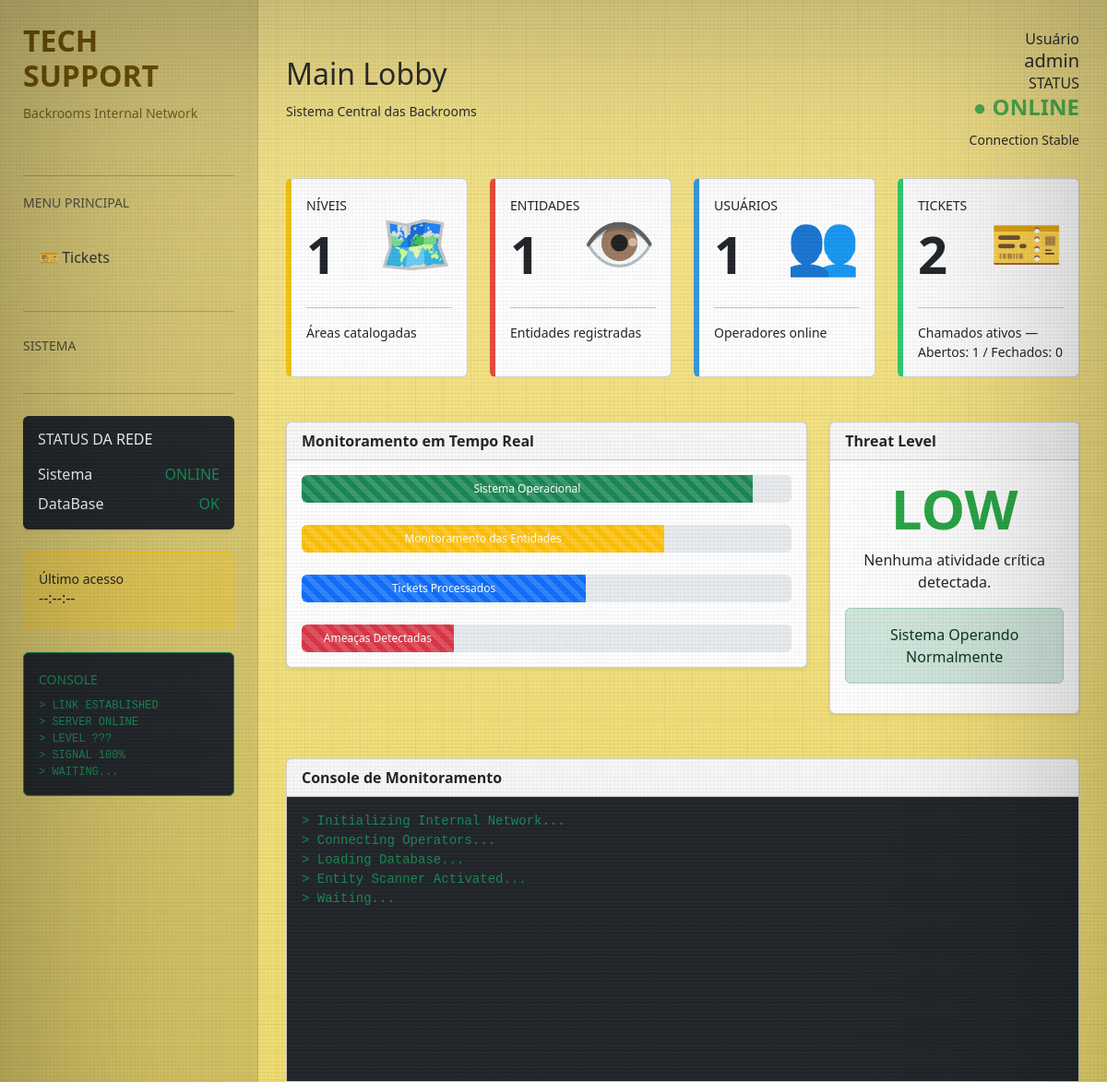
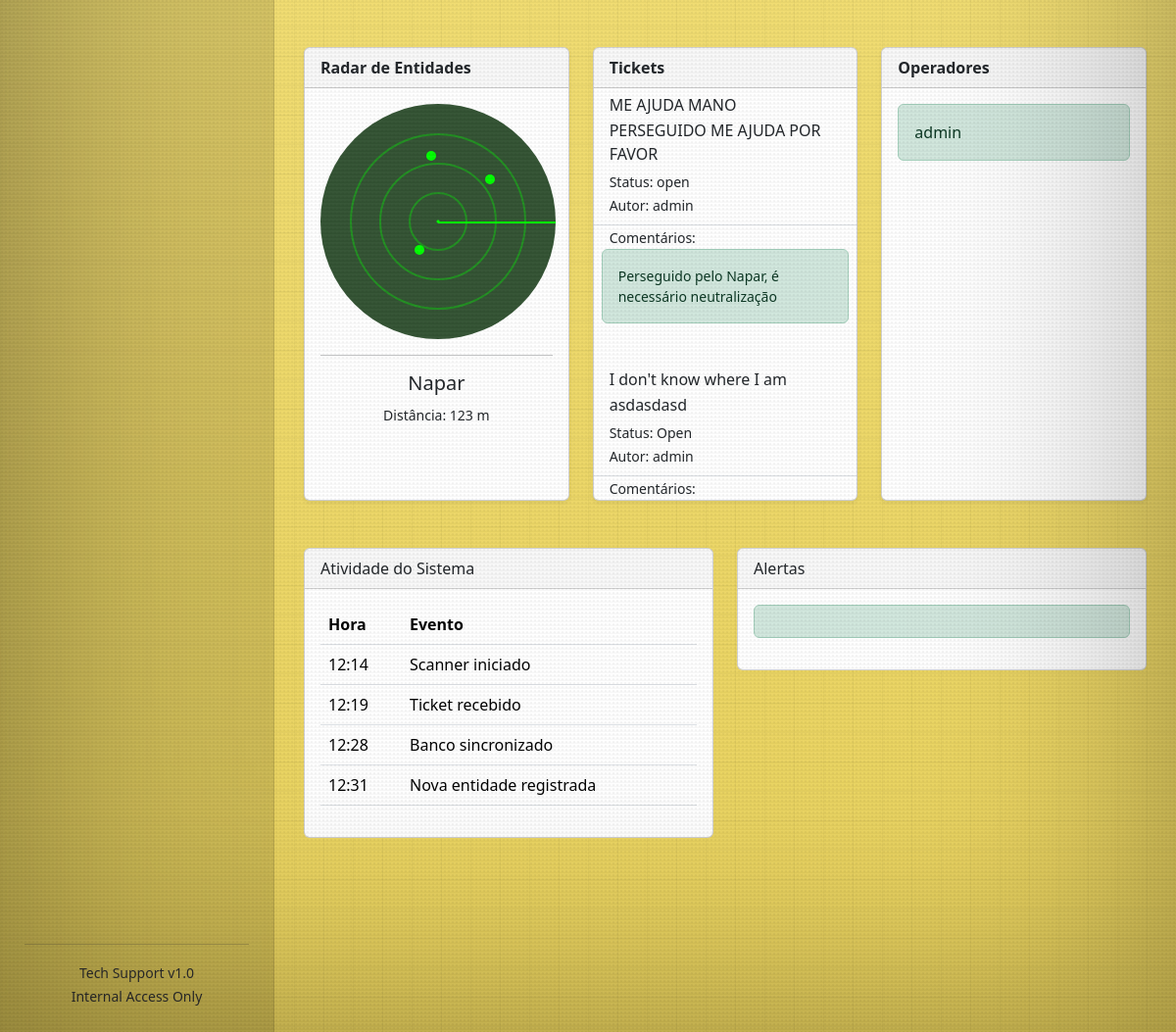
/mainlobby/ (signed in), run on an earlier commit of the app's database (2 pictures, top to bottom).
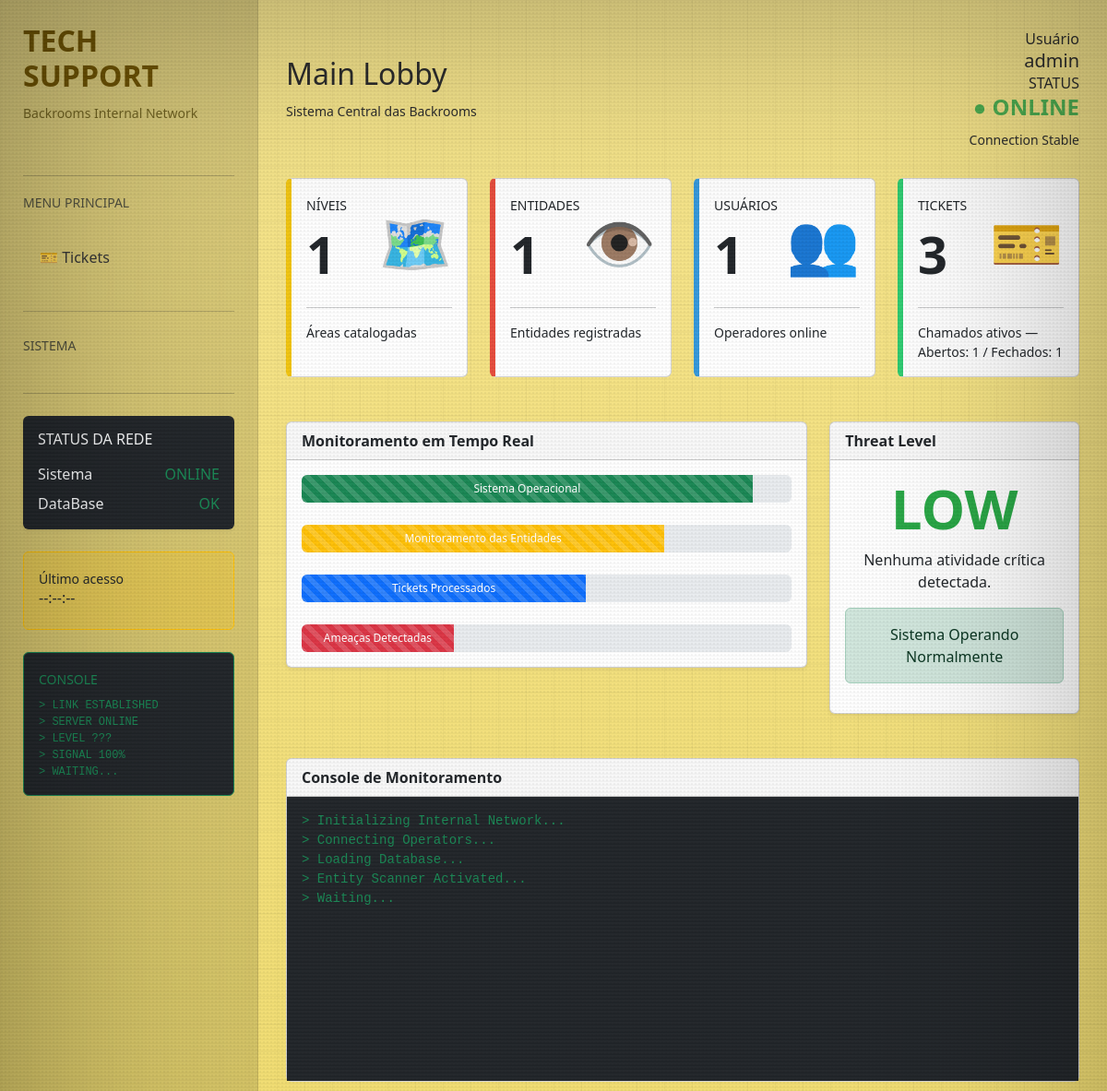
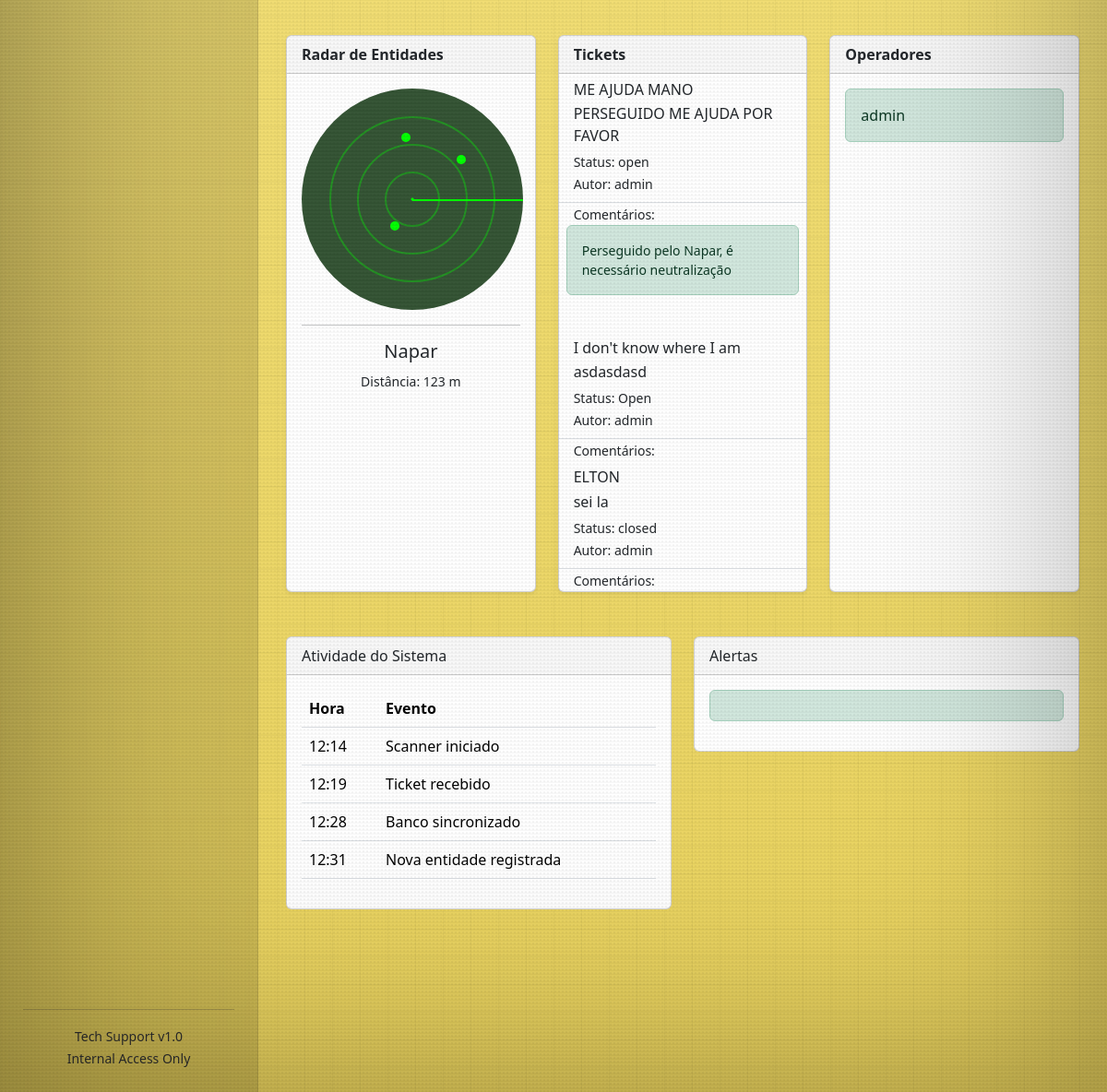
And on a later commit of the database (2 pictures, top to bottom).
### techsupport/models.py (models this page shows, shortened)
class Entities(models.Model):
    name = models.CharField(max_length=50)
    description = models.TextField()
    room_levels = models.ForeignKey('Levels', related_name='entities', on_delete=models.CASCADE, null=True, blank=True)

class Ticket(models.Model):
    title = models.CharField(max_length=200)
    description = models.TextField()
    created_at = models.DateTimeField(auto_now_add=True)
    updated_at = models.DateTimeField(auto_now=True)
    status = models.CharField(max_length=20, default='open')
    priority = models.CharField(max_length=20, default='medium')
    assigned_to = models.ForeignKey(User, on_delete=models.SET_NULL, null=True, blank=True)

class Comment(models.Model):
    ticket = models.ForeignKey(Ticket, on_delete=models.CASCADE, related_name='comments')
    author = models.ForeignKey(User, on_delete=models.SET_NULL, null=True, blank=True)
    content = models.TextField()
    created_at = models.DateTimeField(auto_now_add=True)

### techsupport/views.py (the view)
# urls.py: path('mainlobby/', mainlobby, name='mainlobby'),
@login_required(login_url='/admin/login')
def mainlobby(request):
    dashboard_data = {
        'levels_count': Levels.objects.count(),
        'entities_count': Entities.objects.count(),
        'users_count': User.objects.count(),
        'total_tickets': Ticket.objects.count(),
        'open_tickets': Ticket.objects.filter(status='open').count(),
        'closed_tickets': Ticket.objects.filter(status='closed').count(),
        'entity_name': Entities.objects.first().name if Entities.objects.exists() else 'N/A',
        'recent_tickets': Ticket.objects.prefetch_related('comments').all(),
        'authors': {comment.author.username if comment.author else 'Unknown' for comment in Comment.objects.all()},
    }
    return render(request, 'techsupport/mainlobby.html', {'dashboard_data': dashboard_data})

### techsupport/templates/techsupport/mainlobby.html (shortened to what this page needs)
{% load static %}
<!DOCTYPE html>
<html lang="pt-BR">
<head>
    <link href="https://cdn.jsdelivr.net/npm/bootstrap@5.3.3/dist/css/bootstrap.min.css" rel="stylesheet">
</head>
<body>
    <div class="backrooms-pattern"></div>
    <div class="scanlines"></div>
    <div class="noise"></div>
    <div class="vignette"></div>
    <div class="dashboard-wrapper">
        <aside class="sidebar">
            <div class="logo">
                <h2>TECH SUPPORT</h2>
                <small>Backrooms Internal Network</small>
            </div>
            <hr>
            <div class="mb-4">
                <small class="text-muted">MENU PRINCIPAL</small>
            </div>
            <nav>
                <a href="{% url 'ticketing' %}" class="menu-item">🎫 Tickets</a>
            </nav>
            <hr class="my-4">
            <div class="mb-3"><small class="text-muted">SISTEMA</small></div>
            <hr class="my-4">
            <div class="card shadow-sm border-0 bg-dark text-light">
                <div class="card-body">
                    <h6 class="mb-3">STATUS DA REDE</h6>
                    <div class="d-flex justify-content-between"><span>Sistema</span><span
                            class="text-success">ONLINE</span></div>
                    <div class="d-flex justify-content-between mt-2"><span>DataBase</span><span
                            class="text-success">OK</span></div>
                </div>
            </div>
            <div class="mt-4">
                <div class="card bg-warning bg-opacity-25 border-warning">
                    <div class="card-body">
                        <small>Último acesso</small>
                        <h6 id="clock">--:--:--</h6>
                    </div>
                </div>
            </div>
            <div class="mt-4">
                <div class="card bg-dark text-success border-success">
                    <div class="card-body">
                        <small>CONSOLE</small>
                        <pre class="mb-0 mt-2" style="font-size:12px;">
> LINK ESTABLISHED
> SERVER ONLINE
> LEVEL ???
> SIGNAL 100%
> WAITING...
</pre>
                    </div>
                </div>
            </div>
            <div class="mt-auto pt-4">
                <hr>
                <div class="text-center">
                    <small>
                        Tech Support v1.0
                        <br>
                        Internal Access Only
                    </small>
                </div>
            </div>
        </aside>
        <main class="main-content">
            <div class="topbar">
                <div>
                    <h2>Main Lobby</h2>
                    <small>Sistema Central das Backrooms</small>
                </div>
                <div class="system-status">
                    <div>Usuário</div>
                    <h5 class="mb-0">{{ request.user.get_full_name|default:request.user.username }}</h5>
                    <div>STATUS</div>
                    <h4 class="online">● ONLINE</h4>
                    <small>Connection Stable</small>
                </div>
            </div>
            <div class="row g-4">
                <div class="col-lg-3 col-md-6">
                    <div class="card dashboard-card level-card h-100">
                        <div class="card-body">
                            <div class="d-flex justify-content-between align-items-center">
                                <div>
                                    <small class="text-uppercase">Níveis</small>
                                    <h1 class="display-4 fw-bold mt-2">{{ dashboard_data.levels_count|default:"0" }}
                                    </h1>
                                </div>
                                <div class="display-3">🗺️</div>
                            </div>
                            <hr>
                            <div class="small">Áreas catalogadas</div>
                        </div>
                    </div>
                </div>
                <div class="col-lg-3 col-md-6">
                    <div class="card dashboard-card entity-card h-100">
                        <div class="card-body">
                            <div class="d-flex justify-content-between align-items-center">
                                <div>
                                    <small class="text-uppercase">Entidades</small>
                                    <h1 class="display-4 fw-bold mt-2">{{ dashboard_data.entities_count|default:"0" }}
                                    </h1>
                                </div>
                                <div class="display-3">👁️</div>
                            </div>
                            <hr>
                            <div class="small">Entidades registradas</div>
                        </div>
                    </div>
                </div>
                <div class="col-lg-3 col-md-6">
                    <div class="card dashboard-card user-card h-100">
                        <div class="card-body">
                            <div class="d-flex justify-content-between align-items-center">
                                <div>
                                    <small class="text-uppercase">Usuários</small>
                                    <h1 class="display-4 fw-bold mt-2">{{ dashboard_data.users_count|default:"0" }}
                                    </h1>
                                </div>
                                <div class="display-3">👥</div>
                            </div>
                            <hr>
                            <div class="small">Operadores online</div>
                        </div>
                    </div>
                </div>
                <div class="col-lg-3 col-md-6">
                    <div class="card dashboard-card ticket-card h-100">
                        <div class="card-body">
                            <div class="d-flex justify-content-between align-items-center">
                                <div>
                                    <small class="text-uppercase">Tickets</small>
                                    <h1 class="display-4 fw-bold mt-2">{{ dashboard_data.total_tickets|default:"0" }}
                                    </h1>
                                </div>
                                <div class="display-3">🎫</div>
                            </div>
                            <hr>
                            <div class="small">Chamados ativos — Abertos: {{ dashboard_data.open_tickets|default:"0" }}
                                / Fechados: {{ dashboard_data.closed_tickets|default:"0" }}</div>
                        </div>
                    </div>
                </div>
            </div>
            <div class="row mt-5">
                <div class="col-lg-8">
                    <div class="card shadow-sm">
                        <div class="card-header"><strong>Monitoramento em Tempo Real</strong></div>
                        <div class="card-body">
                            <div class="progress mb-4" style="height:30px;">
                                <div class="progress-bar progress-bar-striped progress-bar-animated bg-success"
                                    style="width:92%;">Sistema Operacional</div>
                            </div>
                            <div class="progress mb-4" style="height:30px;">
                                <div class="progress-bar progress-bar-striped progress-bar-animated bg-warning"
                                    style="width:74%;">Monitoramento das Entidades</div>
                            </div>
                            <div class="progress mb-4" style="height:30px;">
                                <div class="progress-bar progress-bar-striped progress-bar-animated bg-primary"
                                    style="width:58%;">Tickets Processados</div>
                            </div>
                            <div class="progress" style="height:30px;">
                                <div class="progress-bar progress-bar-striped progress-bar-animated bg-danger"
                                    style="width:31%;">Ameaças Detectadas</div>
                            </div>
                        </div>
                    </div>
                </div>
                <div class="col-lg-4">
                    <div class="card shadow-sm h-100">
                        <div class="card-header"><strong>Threat Level</strong></div>
                        <div class="card-body text-center">
                            <h1 id="threatLevel" style="color:#28a745;font-size:60px;font-weight:bold;">LOW</h1>
                            <p>Nenhuma atividade crítica detectada.</p>
                            <div class="alert alert-success">Sistema Operando Normalmente</div>
                        </div>
                    </div>
                </div>
            </div>
            <div class="card mt-5">
                <div class="card-header"><strong>Console de Monitoramento</strong></div>
                <div class="card-body bg-dark text-success">
                    <pre id="terminal" style="height:260px;overflow:auto;">
> Initializing Internal Network...
> Connecting Operators...
> Loading Database...
> Entity Scanner Activated...
> Waiting...
</pre>
                </div>
            </div>
            <div class="row mt-5">
                <div class="col-lg-4">
                    <div class="card shadow-sm h-100">
                        <div class="card-header"><strong>Radar de Entidades</strong></div>
                        <div class="card-body text-center">
                            <div class="radar">
                                <div class="pulse pulse1"></div>
                                <div class="pulse pulse2"></div>
                                <div class="pulse pulse3"></div>
                                <div class="dot dot1"></div>
                                <div class="dot dot2"></div>
                                <div class="dot dot3"></div>
                            </div>
                            <hr>
                            <h5 id="entityName"> {{ dashboard_data.entity_name|default:"Entidade não identificada" }}
                            </h5>
                            <small>Distância: <span id="entityDistance">123 m</span></small>
                        </div>
                    </div>
                </div>
                <div class="col-lg-4">
                    <div class="card shadow-sm h-100">
                        <div class="card-header"><strong>Tickets</strong></div>
                        <div class="list-group list-group-flush">
                            {% for ticket in dashboard_data.recent_tickets %}
                            <a href="#" class="list-group-item list-group-item-action">
                                <div class="d-flex w-100 justify-content-between">
                                    <h6 class="mb-1">{{ ticket.title }}</h6>
                                </div>
                                <p class="mb-1">{{ ticket.description|truncatechars:50 }}</p>
                                <small>Status: {{ ticket.status }}</small>
                                <div>
                                    <small>Autor: {{ dashboard_data.authors|join:", " }}</small>
                                </div>
                                <a>
                                    <div>
                                        <small class="mx-3">Comentários:
                                            {% for comentario in ticket.comments.all %}
                                            <div class="mx-2 alert alert-success">
                                                {{comentario.content}}
                                            </div>
                                            {% endfor %}
                                        </small>
                                    </div>
                                </a>
                            </a>
                            {% empty %}
                            <div class="list-group-item">
                                <p class="mb-0">Nenhum ticket recente.</p>
                            </div>
                            {% endfor %}
                        </div>
                    </div>
                </div>
                <div class="col-lg-4">
                    <div class="card shadow-sm h-100">
                        <div class="card-header"><strong>Operadores</strong></div>
                        <div class="card-body">
                            <div class="d-flex justify-content-between mb-3 alert alert-success"><span>
                                    {{ user.username}} </span> {{ user.is_admin }}
                            </div>
                        </div>
                    </div>
                </div>
            </div>
            <div class="row mt-5">
                <div class="col-lg-6">
                    <div class="card">
                        <div class="card-header">Atividade do Sistema</div>
                        <div class="card-body">
                            <table class="table">
                                <thead>
                                    <tr>
                                        <th>Hora</th>
                                        <th>Evento</th>
                                    </tr>
                                </thead>
                                <tbody>
                                    <tr>
                                        <td>12:14</td>
                                        <td>Scanner iniciado</td>
                                    </tr>
                                    <tr>
                                        <td>12:19</td>
                                        <td>Ticket recebido</td>
                                    </tr>
                                    <tr>
                                        <td>12:28</td>
                                        <td>Banco sincronizado</td>
                                    </tr>
                                    <tr>
                                        <td>12:31</td>
                                        <td>Nova entidade registrada</td>
                                    </tr>
                                </tbody>
                            </table>
                        </div>
                    </div>
                </div>
                <div class="col-lg-6">
                    <div class="card">
                        <div class="card-header">Alertas</div>
                        <div class="card-body">
                            <div class="alert alert-success"> </div>
                        </div>
                    </div>
                </div>
            </div>
        </main>
    </div>

What changed in the data, as far as the page shows it:
added Ticket: title "ELTON", description "sei la", status "closed", authors "admin"
Also different on the page:
{{ dashboard_data.total_tickets|default:"0" }}: "2" → "3"
{{ dashboard_data.closed_tickets|default:"0" }}: "0" → "1"
